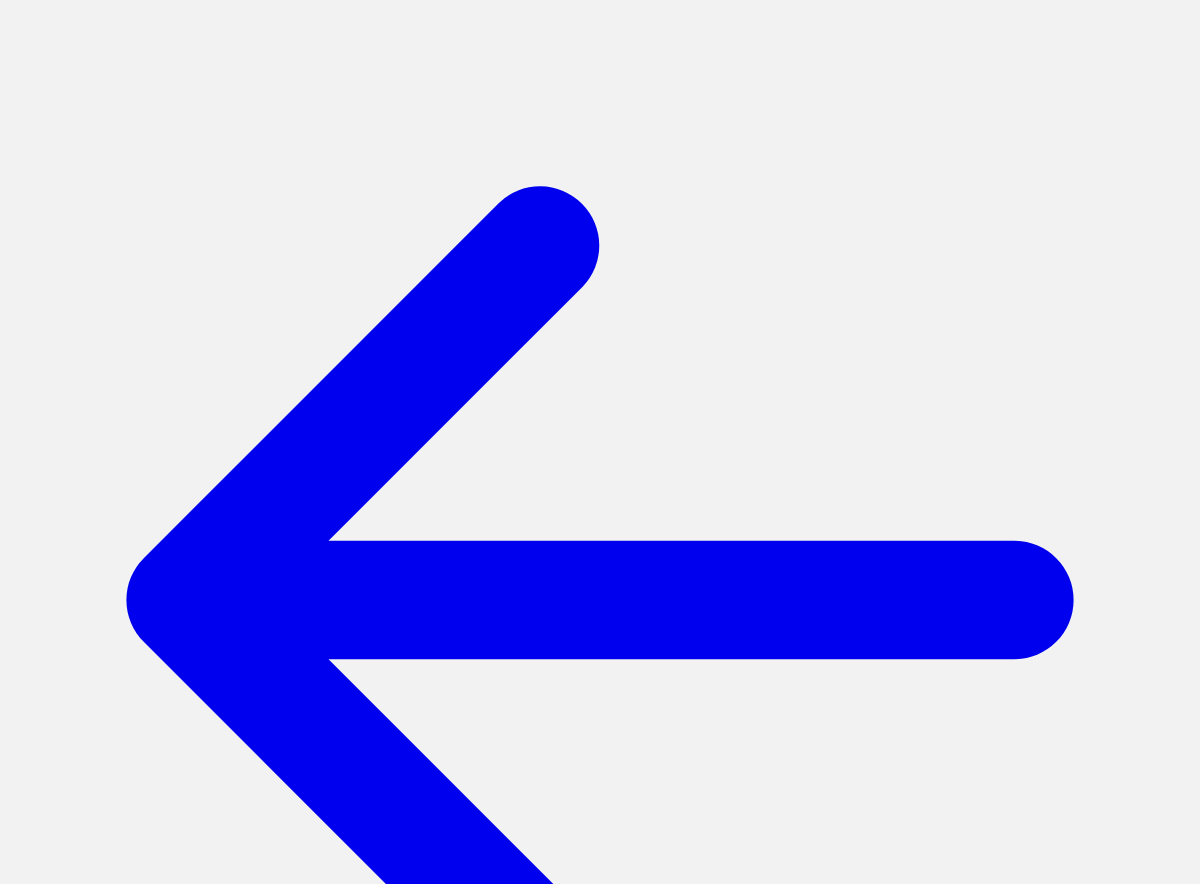
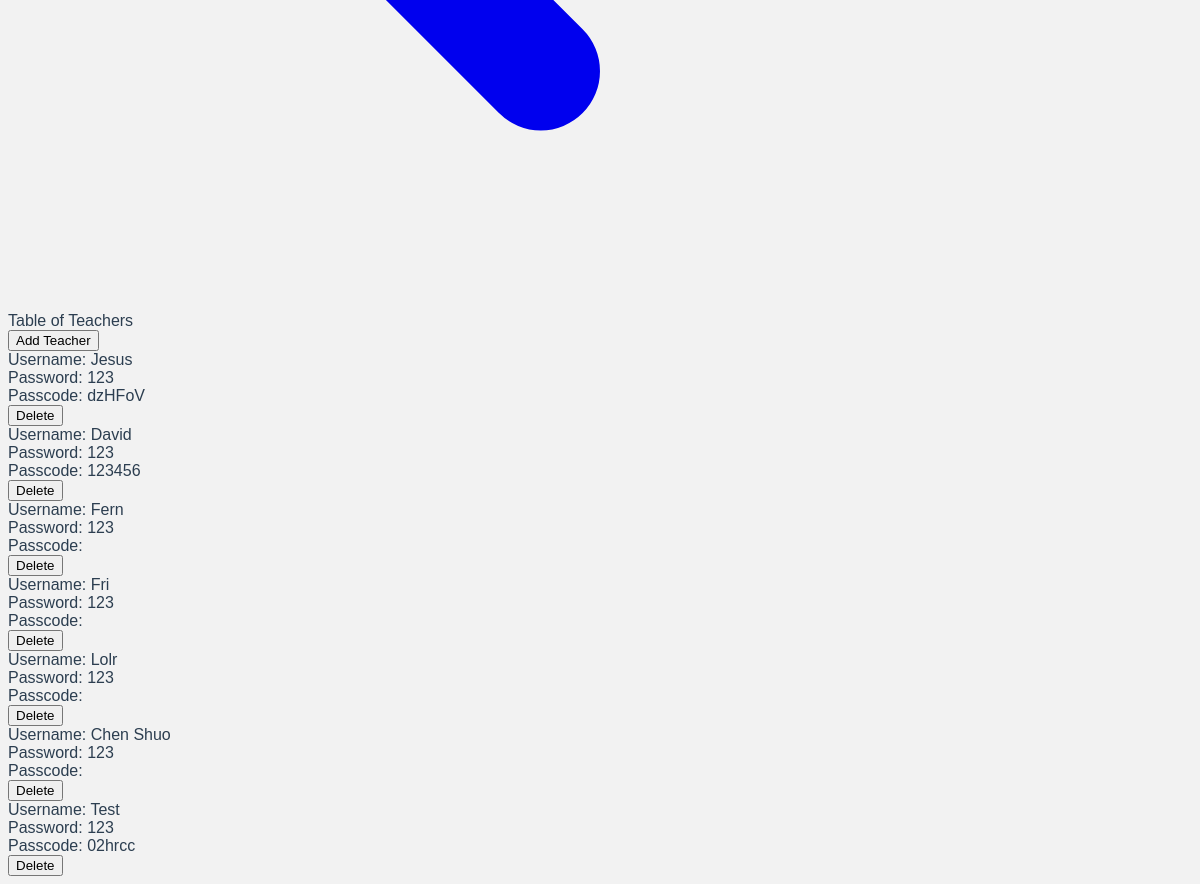
The app's page /tableteacher (signed in) with its own data (2 pictures, top to bottom).
### main.py (models this page shows)
class TrAcc(db.Model):
    __tablename__ = 'tr_acc'
    id = db.Column(db.Integer, primary_key=True)
    name = db.Column(db.String(200), default = '-')
    pword = db.Column(db.String(200), default = '-')
    passcode = db.Column(db.String(6), default = '')
    promo_state = db.Column(db.Integer,default = '-')
    assigned_students = db.relationship('StdAcc', backref="assigned_teacher")

### main.py (the view)
@app.route('/tableteacher', methods = ["POST", 'GET'])
def tableTeacher():
    if ("admin" in session):
        listOfTeachers = db.session.query(TrAcc).all()
        return render_template('tableteacher.html',Teachers = listOfTeachers)
    else:
        pass

### templates/tableteacher.html (shortened to what this page needs)
<!DOCTYPE html>
<html>
<head>
    <link rel="stylesheet" href="https://unpkg.com/@zaydek/duomo@0.7.1/dist/production-full.css">
</head>
<body>
    <nav class="sticky t-0 shadow shadow-lg hstack w-full p-12 bg-white">
        <a href="{{url_for('admin')}}">
            <svg class="w-36 h-36" fill="currentColor" viewBox="0 0 20 20" xmlns="http://www.w3.org/2000/svg"><path fill-rule="evenodd" d="M9.707 16.707a1 1 0 01-1.414 0l-6-6a1 1 0 010-1.414l6-6a1 1 0 011.414 1.414L5.414 9H17a1 1 0 110 2H5.414l4.293 4.293a1 1 0 010 1.414z" clip-rule="evenodd"></path></svg>
        </a>
    </nav>
    <div class="container py-28">
        <div class="vstack screen">
            <div class="text-36">Table of Teachers</div>
            <div class="vstack space-28 mt-28 w-full px-28">
                <form action="/addTeacher" method="POST">
                    <input type="submit" class="w-256 bg-white rounded-3 shadow shadow-md p-28 text-underline " value="Add Teacher" />
                </form>
                <div class="grid grid-cols-1 sm:grid-cols-2 md:grid-cols-2 lg:grid-cols-3 gap-28">
                    {% for Teacher in Teachers %}
                    <form action="/deleteEntry" method="POST">
                        <div class="vstack w-full align-start bg-white rounded-3 shadow shadow-md">
                            <div class="w-full bg-white p-28 ellipsis">Username: {{Teacher.name}}</div>
                            <div class="w-full bg-white p-28 ellipsis">Password: {{Teacher.pword}}</div>
                            <div class="w-full bg-white p-28 ellipsis">Passcode: {% if Teacher.passcode %}{{Teacher.passcode}}{% endif %}</div>
                            <input type="submit" name="todo" class="text-underline color-red-700 bg-transparent p-28 " value="Delete" />
                        </div>
                    </form>
                    {% endfor %}
                </div>
            </div>
        </div>
    </div>
</body>
</html>

### templates/tableteacher.html (style rules this page uses)
body { font-family: Avenir, Helvetica, Arial, sans-serif; -webkit-font-smoothing: antialiased; -moz-osx-font-smoothing: grayscale; color: var(--text-color); background-color: var(--bg-color); }
:root { --bg-color: #F2F2F2; --text-color: #2c3e50; --hover-color: #83A9BD; --title-color: #2c3e50; }
.ellipsis { white-space: nowrap; overflow: hidden; text-overflow: ellipsis; }

### records on screen
TrAcc: name "Jesus", pword "123", passcode "dzHFoV"
TrAcc: name "David", pword "123", passcode "123456"
TrAcc: name "Fern", pword "123"
TrAcc: name "Fri", pword "123"
TrAcc: name "Lolr", pword "123"
TrAcc: name "Chen Shuo", pword "123"
TrAcc: name "Test", pword "123", passcode "02hrcc"
